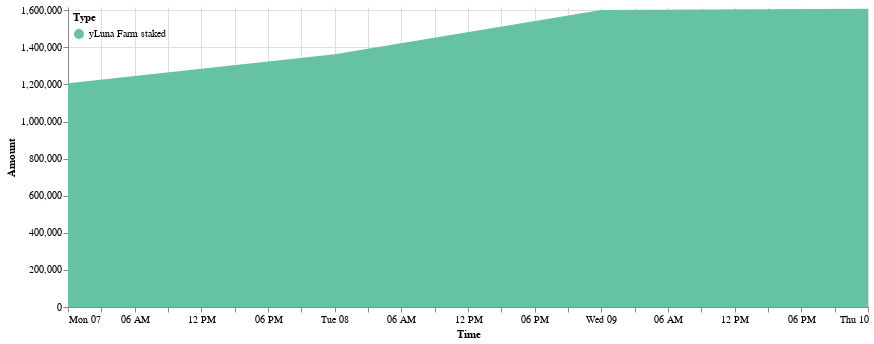

The cell this chart's notebook holds for it:
### Code cell
cp.get_yluna_time_area_chart(dp.daily_delta_stk_farm, 
               alt.Scale(scheme='set2'),
               min_date = dp.daily_delta_stk_farm.Time.min(),
               max_date = dp.daily_delta_stk_farm.Time.max(),
               top_padding = 10000
        ).properties(width=800).configure_view(strokeOpacity=0)

### Figure 1 — Vega-Lite specification as saved in the notebook (floating-point values rounded to 4 significant figures)
{"config": {"view": {"continuousWidth": 400, "continuousHeight": 300, "strokeOpacity": 0}}, "data": {"name": "data-b2490e329cb7ec8402aad4e7c23229b2"}, "mark": "area", "encoding": {"color": {"field": "Type", "legend": {"direction": "vertical", "legendY": 0, "orient": "none", "padding": 5}, "scale": {"scheme": "set2"}, "type": "nominal"}, "tooltip": [{"field": "Time", "format": "%Y-%m-%d", "type": "temporal"}, {"field": "Type", "type": "nominal"}, {"field": "Amount (millions)", "type": "nominal"}], "x": {"field": "Time", "scale": {"domain": ["2022-03-07", "2022-03-10"]}, "type": "temporal"}, "y": {"field": "Amount", "scale": {"domain": [0, 1618000.0]}, "type": "quantitative"}}, "width": 800, "$schema": "https://vega.github.io/schema/vega-lite/v4.17.0.json", "datasets": {"data-b2490e329cb7ec8402aad4e7c23229b2": [{"Time": "2022-03-07", "Amount signed": 1207000.0, "Amount": 1207000.0, "Type": "yLuna Farm staked", "Amount (millions)": "1.21M"}, {"Time": "2022-03-08", "Amount signed": 156200.0, "Amount": 1363000.0, "Type": "yLuna Farm staked", "Amount (millions)": "1.36M"}, {"Time": "2022-03-09", "Amount signed": 238400.0, "Amount": 1602000.0, "Type": "yLuna Farm staked", "Amount (millions)": "1.6M"}, {"Time": "2022-03-10", "Amount signed": 6263.0, "Amount": 1608000.0, "Type": "yLuna Farm staked", "Amount (millions)": "1.61M"}]}}
